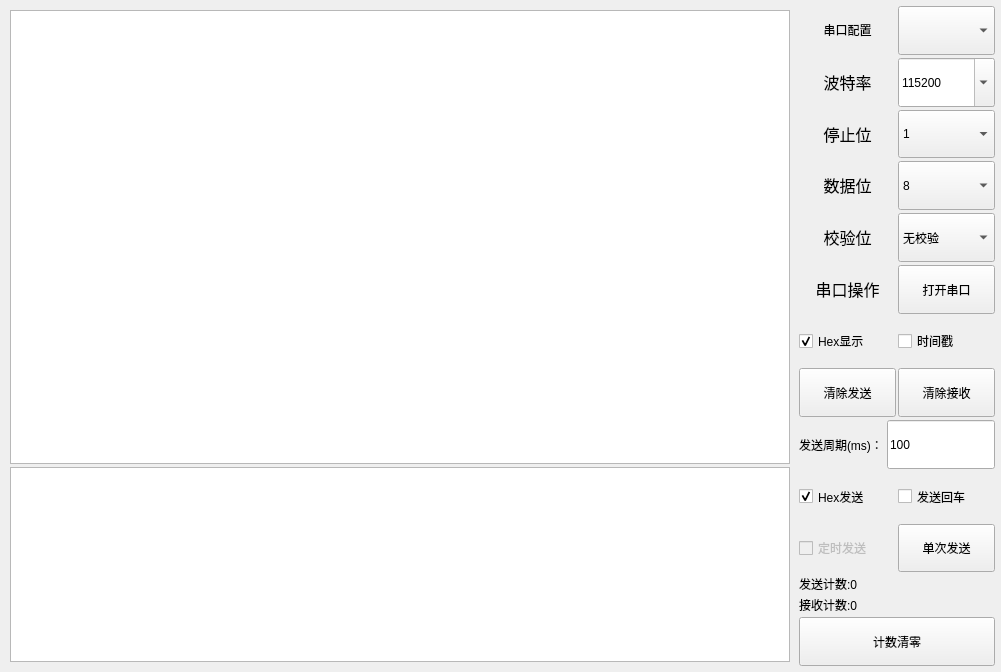
<?xml version="1.0" encoding="UTF-8"?>
<ui version="4.0">
 <class>SerialPortBase</class>
 <widget class="QWidget" name="SerialPortBase">
  <property name="geometry">
   <rect>
    <x>0</x>
    <y>0</y>
    <width>1001</width>
    <height>672</height>
   </rect>
  </property>
  <property name="sizePolicy">
   <sizepolicy hsizetype="Expanding" vsizetype="Expanding">
    <horstretch>0</horstretch>
    <verstretch>0</verstretch>
   </sizepolicy>
  </property>
  <property name="sizeIncrement">
   <size>
    <width>0</width>
    <height>0</height>
   </size>
  </property>
  <property name="baseSize">
   <size>
    <width>0</width>
    <height>0</height>
   </size>
  </property>
  <property name="windowTitle">
   <string>serial</string>
  </property>
  <property name="styleSheet">
   <string notr="true"/>
  </property>
  <layout class="QHBoxLayout" name="horizontalLayout_12" stretch="8,2">
   <property name="spacing">
    <number>3</number>
   </property>
   <property name="leftMargin">
    <number>5</number>
   </property>
   <property name="topMargin">
    <number>5</number>
   </property>
   <property name="rightMargin">
    <number>5</number>
   </property>
   <property name="bottomMargin">
    <number>5</number>
   </property>
   <item>
    <layout class="QVBoxLayout" name="verticalLayout_2" stretch="7,3">
     <property name="spacing">
      <number>3</number>
     </property>
     <property name="leftMargin">
      <number>5</number>
     </property>
     <property name="topMargin">
      <number>5</number>
     </property>
     <property name="rightMargin">
      <number>5</number>
     </property>
     <property name="bottomMargin">
      <number>5</number>
     </property>
     <item>
      <widget class="QTextEdit" name="RxDataTextEdit">
       <property name="autoFillBackground">
        <bool>false</bool>
       </property>
       <property name="styleSheet">
        <string notr="true"> font:12pt &quot;楷体&quot;;</string>
       </property>
       <property name="autoFormatting">
        <set>QTextEdit::AutoBulletList</set>
       </property>
       <property name="undoRedoEnabled">
        <bool>false</bool>
       </property>
       <property name="lineWrapMode">
        <enum>QTextEdit::WidgetWidth</enum>
       </property>
       <property name="lineWrapColumnOrWidth">
        <number>1888</number>
       </property>
       <property name="readOnly">
        <bool>true</bool>
       </property>
       <property name="tabStopDistance">
        <double>40.000000000000000</double>
       </property>
      </widget>
     </item>
     <item>
      <widget class="QTextEdit" name="TxDataTextEdit">
       <property name="minimumSize">
        <size>
         <width>400</width>
         <height>110</height>
        </size>
       </property>
       <property name="maximumSize">
        <size>
         <width>9999</width>
         <height>9999</height>
        </size>
       </property>
      </widget>
     </item>
    </layout>
   </item>
   <item>
    <layout class="QVBoxLayout" name="verticalLayout">
     <property name="spacing">
      <number>3</number>
     </property>
     <property name="leftMargin">
      <number>1</number>
     </property>
     <property name="topMargin">
      <number>1</number>
     </property>
     <property name="rightMargin">
      <number>1</number>
     </property>
     <property name="bottomMargin">
      <number>1</number>
     </property>
     <item>
      <layout class="QHBoxLayout" name="horizontalLayout">
       <property name="spacing">
        <number>2</number>
       </property>
       <item>
        <widget class="QLabel" name="label">
         <property name="sizePolicy">
          <sizepolicy hsizetype="Expanding" vsizetype="Expanding">
           <horstretch>0</horstretch>
           <verstretch>0</verstretch>
          </sizepolicy>
         </property>
         <property name="minimumSize">
          <size>
           <width>0</width>
           <height>0</height>
          </size>
         </property>
         <property name="maximumSize">
          <size>
           <width>9999</width>
           <height>9999</height>
          </size>
         </property>
         <property name="baseSize">
          <size>
           <width>0</width>
           <height>0</height>
          </size>
         </property>
         <property name="text">
          <string>&lt;html&gt;&lt;head/&gt;&lt;body&gt;&lt;p align=&quot;center&quot;&gt;串口配置&lt;/p&gt;&lt;/body&gt;&lt;/html&gt;</string>
         </property>
         <property name="alignment">
          <set>Qt::AlignLeading|Qt::AlignLeft|Qt::AlignVCenter</set>
         </property>
         <property name="wordWrap">
          <bool>false</bool>
         </property>
        </widget>
       </item>
       <item>
        <widget class="MyComboBox" name="SerialPortChooseComboBox">
         <property name="sizePolicy">
          <sizepolicy hsizetype="Expanding" vsizetype="Expanding">
           <horstretch>0</horstretch>
           <verstretch>0</verstretch>
          </sizepolicy>
         </property>
         <property name="minimumSize">
          <size>
           <width>0</width>
           <height>0</height>
          </size>
         </property>
         <property name="maximumSize">
          <size>
           <width>9999</width>
           <height>9999</height>
          </size>
         </property>
        </widget>
       </item>
      </layout>
     </item>
     <item>
      <layout class="QHBoxLayout" name="horizontalLayout_2">
       <property name="spacing">
        <number>2</number>
       </property>
       <item>
        <widget class="QLabel" name="label_2">
         <property name="sizePolicy">
          <sizepolicy hsizetype="Expanding" vsizetype="Expanding">
           <horstretch>0</horstretch>
           <verstretch>0</verstretch>
          </sizepolicy>
         </property>
         <property name="minimumSize">
          <size>
           <width>0</width>
           <height>0</height>
          </size>
         </property>
         <property name="maximumSize">
          <size>
           <width>9999</width>
           <height>9999</height>
          </size>
         </property>
         <property name="text">
          <string>&lt;html&gt;&lt;head/&gt;&lt;body&gt;&lt;p align=&quot;center&quot;&gt;&lt;span style=&quot; font-size:12pt;&quot;&gt;波特率&lt;/span&gt;&lt;/p&gt;&lt;/body&gt;&lt;/html&gt;</string>
         </property>
        </widget>
       </item>
       <item>
        <widget class="QComboBox" name="BaudRateComboBox">
         <property name="sizePolicy">
          <sizepolicy hsizetype="Expanding" vsizetype="Expanding">
           <horstretch>0</horstretch>
           <verstretch>0</verstretch>
          </sizepolicy>
         </property>
         <property name="minimumSize">
          <size>
           <width>0</width>
           <height>0</height>
          </size>
         </property>
         <property name="maximumSize">
          <size>
           <width>9999</width>
           <height>9999</height>
          </size>
         </property>
         <property name="editable">
          <bool>true</bool>
         </property>
         <property name="currentIndex">
          <number>13</number>
         </property>
         <item>
          <property name="text">
           <string>110</string>
          </property>
         </item>
         <item>
          <property name="text">
           <string>300</string>
          </property>
         </item>
         <item>
          <property name="text">
           <string>600</string>
          </property>
         </item>
         <item>
          <property name="text">
           <string>1200</string>
          </property>
         </item>
         <item>
          <property name="text">
           <string>2400</string>
          </property>
         </item>
         <item>
          <property name="text">
           <string>4800</string>
          </property>
         </item>
         <item>
          <property name="text">
           <string>9600</string>
          </property>
         </item>
         <item>
          <property name="text">
           <string>14400</string>
          </property>
         </item>
         <item>
          <property name="text">
           <string>19200</string>
          </property>
         </item>
         <item>
          <property name="text">
           <string>38400</string>
          </property>
         </item>
         <item>
          <property name="text">
           <string>43000</string>
          </property>
         </item>
         <item>
          <property name="text">
           <string>57600</string>
          </property>
         </item>
         <item>
          <property name="text">
           <string>76800</string>
          </property>
         </item>
         <item>
          <property name="text">
           <string>115200</string>
          </property>
         </item>
         <item>
          <property name="text">
           <string>460800</string>
          </property>
         </item>
         <item>
          <property name="text">
           <string>921600</string>
          </property>
         </item>
        </widget>
       </item>
      </layout>
     </item>
     <item>
      <layout class="QHBoxLayout" name="horizontalLayout_3">
       <property name="spacing">
        <number>2</number>
       </property>
       <item>
        <widget class="QLabel" name="label_4">
         <property name="sizePolicy">
          <sizepolicy hsizetype="Expanding" vsizetype="Expanding">
           <horstretch>0</horstretch>
           <verstretch>0</verstretch>
          </sizepolicy>
         </property>
         <property name="minimumSize">
          <size>
           <width>0</width>
           <height>0</height>
          </size>
         </property>
         <property name="maximumSize">
          <size>
           <width>9999</width>
           <height>9999</height>
          </size>
         </property>
         <property name="text">
          <string>&lt;html&gt;&lt;head/&gt;&lt;body&gt;&lt;p align=&quot;center&quot;&gt;&lt;span style=&quot; font-size:12pt;&quot;&gt;停止位&lt;/span&gt;&lt;/p&gt;&lt;/body&gt;&lt;/html&gt;</string>
         </property>
        </widget>
       </item>
       <item>
        <widget class="QComboBox" name="PortStopBitsComboBox">
         <property name="sizePolicy">
          <sizepolicy hsizetype="Expanding" vsizetype="Expanding">
           <horstretch>0</horstretch>
           <verstretch>0</verstretch>
          </sizepolicy>
         </property>
         <property name="minimumSize">
          <size>
           <width>0</width>
           <height>0</height>
          </size>
         </property>
         <property name="maximumSize">
          <size>
           <width>9999</width>
           <height>9999</height>
          </size>
         </property>
         <item>
          <property name="text">
           <string>1</string>
          </property>
         </item>
         <item>
          <property name="text">
           <string>2</string>
          </property>
         </item>
         <item>
          <property name="text">
           <string>1.5</string>
          </property>
         </item>
        </widget>
       </item>
      </layout>
     </item>
     <item>
      <layout class="QHBoxLayout" name="horizontalLayout_4">
       <property name="spacing">
        <number>2</number>
       </property>
       <item>
        <widget class="QLabel" name="label_5">
         <property name="sizePolicy">
          <sizepolicy hsizetype="Expanding" vsizetype="Expanding">
           <horstretch>0</horstretch>
           <verstretch>0</verstretch>
          </sizepolicy>
         </property>
         <property name="minimumSize">
          <size>
           <width>0</width>
           <height>0</height>
          </size>
         </property>
         <property name="maximumSize">
          <size>
           <width>9999</width>
           <height>9999</height>
          </size>
         </property>
         <property name="text">
          <string>&lt;html&gt;&lt;head/&gt;&lt;body&gt;&lt;p align=&quot;center&quot;&gt;&lt;span style=&quot; font-size:12pt;&quot;&gt;数据位&lt;/span&gt;&lt;/p&gt;&lt;/body&gt;&lt;/html&gt;</string>
         </property>
        </widget>
       </item>
       <item>
        <widget class="QComboBox" name="PortDataBitsComboBox">
         <property name="sizePolicy">
          <sizepolicy hsizetype="Expanding" vsizetype="Expanding">
           <horstretch>0</horstretch>
           <verstretch>0</verstretch>
          </sizepolicy>
         </property>
         <property name="minimumSize">
          <size>
           <width>0</width>
           <height>0</height>
          </size>
         </property>
         <property name="maximumSize">
          <size>
           <width>9999</width>
           <height>9999</height>
          </size>
         </property>
         <item>
          <property name="text">
           <string>8</string>
          </property>
         </item>
         <item>
          <property name="text">
           <string>7</string>
          </property>
         </item>
         <item>
          <property name="text">
           <string>6</string>
          </property>
         </item>
         <item>
          <property name="text">
           <string>5</string>
          </property>
         </item>
        </widget>
       </item>
      </layout>
     </item>
     <item>
      <layout class="QHBoxLayout" name="horizontalLayout_5">
       <property name="spacing">
        <number>2</number>
       </property>
       <item>
        <widget class="QLabel" name="label_3">
         <property name="sizePolicy">
          <sizepolicy hsizetype="Expanding" vsizetype="Expanding">
           <horstretch>0</horstretch>
           <verstretch>0</verstretch>
          </sizepolicy>
         </property>
         <property name="minimumSize">
          <size>
           <width>0</width>
           <height>0</height>
          </size>
         </property>
         <property name="maximumSize">
          <size>
           <width>9999</width>
           <height>9999</height>
          </size>
         </property>
         <property name="text">
          <string>&lt;html&gt;&lt;head/&gt;&lt;body&gt;&lt;p align=&quot;center&quot;&gt;&lt;span style=&quot; font-size:12pt;&quot;&gt;校验位&lt;/span&gt;&lt;/p&gt;&lt;/body&gt;&lt;/html&gt;</string>
         </property>
        </widget>
       </item>
       <item>
        <widget class="QComboBox" name="PortParityComboBox">
         <property name="sizePolicy">
          <sizepolicy hsizetype="Expanding" vsizetype="Expanding">
           <horstretch>0</horstretch>
           <verstretch>0</verstretch>
          </sizepolicy>
         </property>
         <property name="minimumSize">
          <size>
           <width>0</width>
           <height>0</height>
          </size>
         </property>
         <property name="maximumSize">
          <size>
           <width>9999</width>
           <height>9999</height>
          </size>
         </property>
         <item>
          <property name="text">
           <string>无校验</string>
          </property>
         </item>
         <item>
          <property name="text">
           <string>EvenParity </string>
          </property>
         </item>
         <item>
          <property name="text">
           <string>OddParity </string>
          </property>
         </item>
         <item>
          <property name="text">
           <string>SpaceParity </string>
          </property>
         </item>
         <item>
          <property name="text">
           <string>MarkParity </string>
          </property>
         </item>
        </widget>
       </item>
      </layout>
     </item>
     <item>
      <layout class="QHBoxLayout" name="horizontalLayout_6">
       <property name="spacing">
        <number>2</number>
       </property>
       <item>
        <widget class="QLabel" name="label_6">
         <property name="sizePolicy">
          <sizepolicy hsizetype="Expanding" vsizetype="Expanding">
           <horstretch>0</horstretch>
           <verstretch>0</verstretch>
          </sizepolicy>
         </property>
         <property name="minimumSize">
          <size>
           <width>0</width>
           <height>0</height>
          </size>
         </property>
         <property name="maximumSize">
          <size>
           <width>9999</width>
           <height>9999</height>
          </size>
         </property>
         <property name="text">
          <string>&lt;html&gt;&lt;head/&gt;&lt;body&gt;&lt;p align=&quot;center&quot;&gt;&lt;span style=&quot; font-size:12pt;&quot;&gt;串口操作&lt;/span&gt;&lt;/p&gt;&lt;/body&gt;&lt;/html&gt;</string>
         </property>
        </widget>
       </item>
       <item>
        <widget class="QPushButton" name="OpenSerialPortPushButton">
         <property name="sizePolicy">
          <sizepolicy hsizetype="Expanding" vsizetype="Expanding">
           <horstretch>0</horstretch>
           <verstretch>0</verstretch>
          </sizepolicy>
         </property>
         <property name="minimumSize">
          <size>
           <width>0</width>
           <height>0</height>
          </size>
         </property>
         <property name="maximumSize">
          <size>
           <width>9999</width>
           <height>9999</height>
          </size>
         </property>
         <property name="text">
          <string>打开串口</string>
         </property>
        </widget>
       </item>
      </layout>
     </item>
     <item>
      <layout class="QHBoxLayout" name="horizontalLayout_7">
       <property name="spacing">
        <number>2</number>
       </property>
       <item>
        <widget class="QCheckBox" name="RxDataForHexCheckBox">
         <property name="sizePolicy">
          <sizepolicy hsizetype="Expanding" vsizetype="Expanding">
           <horstretch>0</horstretch>
           <verstretch>0</verstretch>
          </sizepolicy>
         </property>
         <property name="minimumSize">
          <size>
           <width>0</width>
           <height>0</height>
          </size>
         </property>
         <property name="maximumSize">
          <size>
           <width>9999</width>
           <height>9999</height>
          </size>
         </property>
         <property name="text">
          <string>Hex显示</string>
         </property>
         <property name="checked">
          <bool>true</bool>
         </property>
         <property name="tristate">
          <bool>false</bool>
         </property>
        </widget>
       </item>
       <item>
        <widget class="QCheckBox" name="RxDataWithTimeCheckBox">
         <property name="sizePolicy">
          <sizepolicy hsizetype="Expanding" vsizetype="Expanding">
           <horstretch>0</horstretch>
           <verstretch>0</verstretch>
          </sizepolicy>
         </property>
         <property name="minimumSize">
          <size>
           <width>0</width>
           <height>0</height>
          </size>
         </property>
         <property name="maximumSize">
          <size>
           <width>9999</width>
           <height>9999</height>
          </size>
         </property>
         <property name="text">
          <string>时间戳</string>
         </property>
        </widget>
       </item>
      </layout>
     </item>
     <item>
      <layout class="QHBoxLayout" name="horizontalLayout_8">
       <property name="spacing">
        <number>2</number>
       </property>
       <item>
        <widget class="QPushButton" name="SendDataTextClearPushButton">
         <property name="sizePolicy">
          <sizepolicy hsizetype="Expanding" vsizetype="Expanding">
           <horstretch>0</horstretch>
           <verstretch>0</verstretch>
          </sizepolicy>
         </property>
         <property name="minimumSize">
          <size>
           <width>0</width>
           <height>0</height>
          </size>
         </property>
         <property name="maximumSize">
          <size>
           <width>9999</width>
           <height>9999</height>
          </size>
         </property>
         <property name="text">
          <string>清除发送</string>
         </property>
        </widget>
       </item>
       <item>
        <widget class="QPushButton" name="RxDataTextClearPushButton">
         <property name="sizePolicy">
          <sizepolicy hsizetype="Expanding" vsizetype="Expanding">
           <horstretch>0</horstretch>
           <verstretch>0</verstretch>
          </sizepolicy>
         </property>
         <property name="minimumSize">
          <size>
           <width>0</width>
           <height>0</height>
          </size>
         </property>
         <property name="maximumSize">
          <size>
           <width>9999</width>
           <height>9999</height>
          </size>
         </property>
         <property name="text">
          <string>清除接收</string>
         </property>
        </widget>
       </item>
      </layout>
     </item>
     <item>
      <layout class="QHBoxLayout" name="horizontalLayout_9">
       <property name="spacing">
        <number>2</number>
       </property>
       <item>
        <widget class="QLabel" name="label_7">
         <property name="sizePolicy">
          <sizepolicy hsizetype="Expanding" vsizetype="Expanding">
           <horstretch>0</horstretch>
           <verstretch>0</verstretch>
          </sizepolicy>
         </property>
         <property name="minimumSize">
          <size>
           <width>0</width>
           <height>0</height>
          </size>
         </property>
         <property name="maximumSize">
          <size>
           <width>9999</width>
           <height>9999</height>
          </size>
         </property>
         <property name="text">
          <string>发送周期(ms)：</string>
         </property>
        </widget>
       </item>
       <item>
        <widget class="QLineEdit" name="SendDataPeriodLineEdit">
         <property name="sizePolicy">
          <sizepolicy hsizetype="Expanding" vsizetype="Expanding">
           <horstretch>0</horstretch>
           <verstretch>0</verstretch>
          </sizepolicy>
         </property>
         <property name="minimumSize">
          <size>
           <width>0</width>
           <height>0</height>
          </size>
         </property>
         <property name="maximumSize">
          <size>
           <width>9999</width>
           <height>9999</height>
          </size>
         </property>
         <property name="text">
          <string>100</string>
         </property>
        </widget>
       </item>
      </layout>
     </item>
     <item>
      <layout class="QHBoxLayout" name="horizontalLayout_10">
       <property name="spacing">
        <number>2</number>
       </property>
       <item>
        <widget class="QCheckBox" name="SendDataForHexCheckBox">
         <property name="enabled">
          <bool>true</bool>
         </property>
         <property name="sizePolicy">
          <sizepolicy hsizetype="Expanding" vsizetype="Expanding">
           <horstretch>0</horstretch>
           <verstretch>0</verstretch>
          </sizepolicy>
         </property>
         <property name="minimumSize">
          <size>
           <width>0</width>
           <height>0</height>
          </size>
         </property>
         <property name="maximumSize">
          <size>
           <width>9999</width>
           <height>9999</height>
          </size>
         </property>
         <property name="text">
          <string>Hex发送</string>
         </property>
         <property name="checked">
          <bool>true</bool>
         </property>
        </widget>
       </item>
       <item>
        <widget class="QCheckBox" name="SendDataWithEnterCheckBox">
         <property name="enabled">
          <bool>true</bool>
         </property>
         <property name="sizePolicy">
          <sizepolicy hsizetype="Expanding" vsizetype="Expanding">
           <horstretch>0</horstretch>
           <verstretch>0</verstretch>
          </sizepolicy>
         </property>
         <property name="minimumSize">
          <size>
           <width>0</width>
           <height>0</height>
          </size>
         </property>
         <property name="maximumSize">
          <size>
           <width>9999</width>
           <height>9999</height>
          </size>
         </property>
         <property name="text">
          <string>发送回车</string>
         </property>
        </widget>
       </item>
      </layout>
     </item>
     <item>
      <layout class="QHBoxLayout" name="horizontalLayout_11">
       <property name="spacing">
        <number>2</number>
       </property>
       <item>
        <widget class="QCheckBox" name="SendDataPeriodCheckBox">
         <property name="enabled">
          <bool>false</bool>
         </property>
         <property name="sizePolicy">
          <sizepolicy hsizetype="Expanding" vsizetype="Expanding">
           <horstretch>0</horstretch>
           <verstretch>0</verstretch>
          </sizepolicy>
         </property>
         <property name="minimumSize">
          <size>
           <width>0</width>
           <height>0</height>
          </size>
         </property>
         <property name="maximumSize">
          <size>
           <width>9999</width>
           <height>9999</height>
          </size>
         </property>
         <property name="text">
          <string>定时发送</string>
         </property>
        </widget>
       </item>
       <item>
        <widget class="QPushButton" name="SendDataPushButton">
         <property name="sizePolicy">
          <sizepolicy hsizetype="Expanding" vsizetype="Expanding">
           <horstretch>0</horstretch>
           <verstretch>0</verstretch>
          </sizepolicy>
         </property>
         <property name="minimumSize">
          <size>
           <width>0</width>
           <height>0</height>
          </size>
         </property>
         <property name="maximumSize">
          <size>
           <width>9999</width>
           <height>9999</height>
          </size>
         </property>
         <property name="text">
          <string>单次发送</string>
         </property>
        </widget>
       </item>
      </layout>
     </item>
     <item>
      <widget class="QLabel" name="SendCountLabel">
       <property name="text">
        <string>发送计数:0</string>
       </property>
      </widget>
     </item>
     <item>
      <widget class="QLabel" name="ReceiveCountLabel">
       <property name="text">
        <string>接收计数:0</string>
       </property>
      </widget>
     </item>
     <item>
      <widget class="QPushButton" name="CountClearButton">
       <property name="sizePolicy">
        <sizepolicy hsizetype="Expanding" vsizetype="Expanding">
         <horstretch>0</horstretch>
         <verstretch>0</verstretch>
        </sizepolicy>
       </property>
       <property name="minimumSize">
        <size>
         <width>0</width>
         <height>0</height>
        </size>
       </property>
       <property name="maximumSize">
        <size>
         <width>9999</width>
         <height>9999</height>
        </size>
       </property>
       <property name="text">
        <string>计数清零</string>
       </property>
      </widget>
     </item>
    </layout>
   </item>
  </layout>
 </widget>
 <customwidgets>
  <customwidget>
   <class>MyComboBox</class>
   <extends>QComboBox</extends>
   <header location="global">combobox.h</header>
  </customwidget>
 </customwidgets>
 <resources/>
 <connections/>
</ui>
